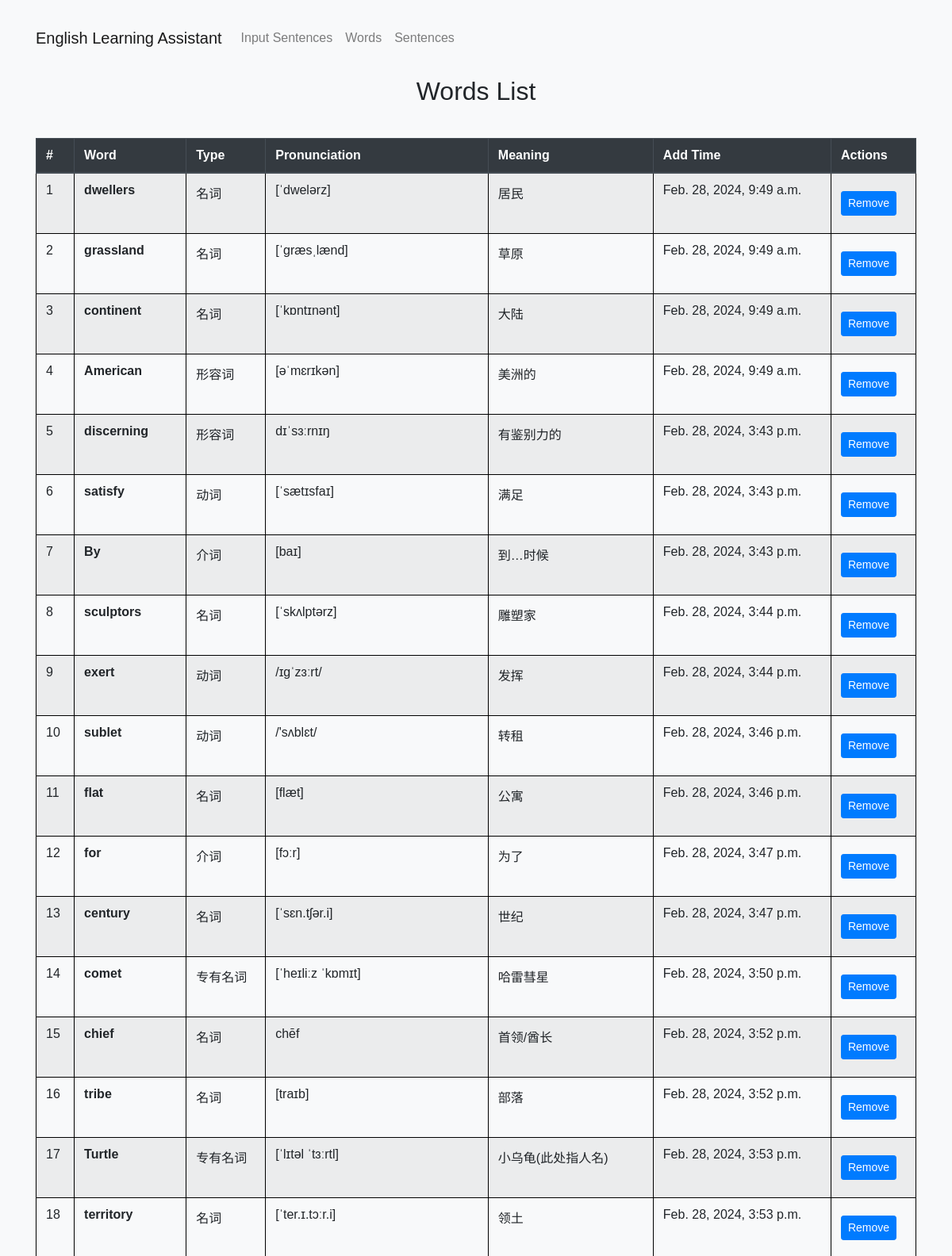
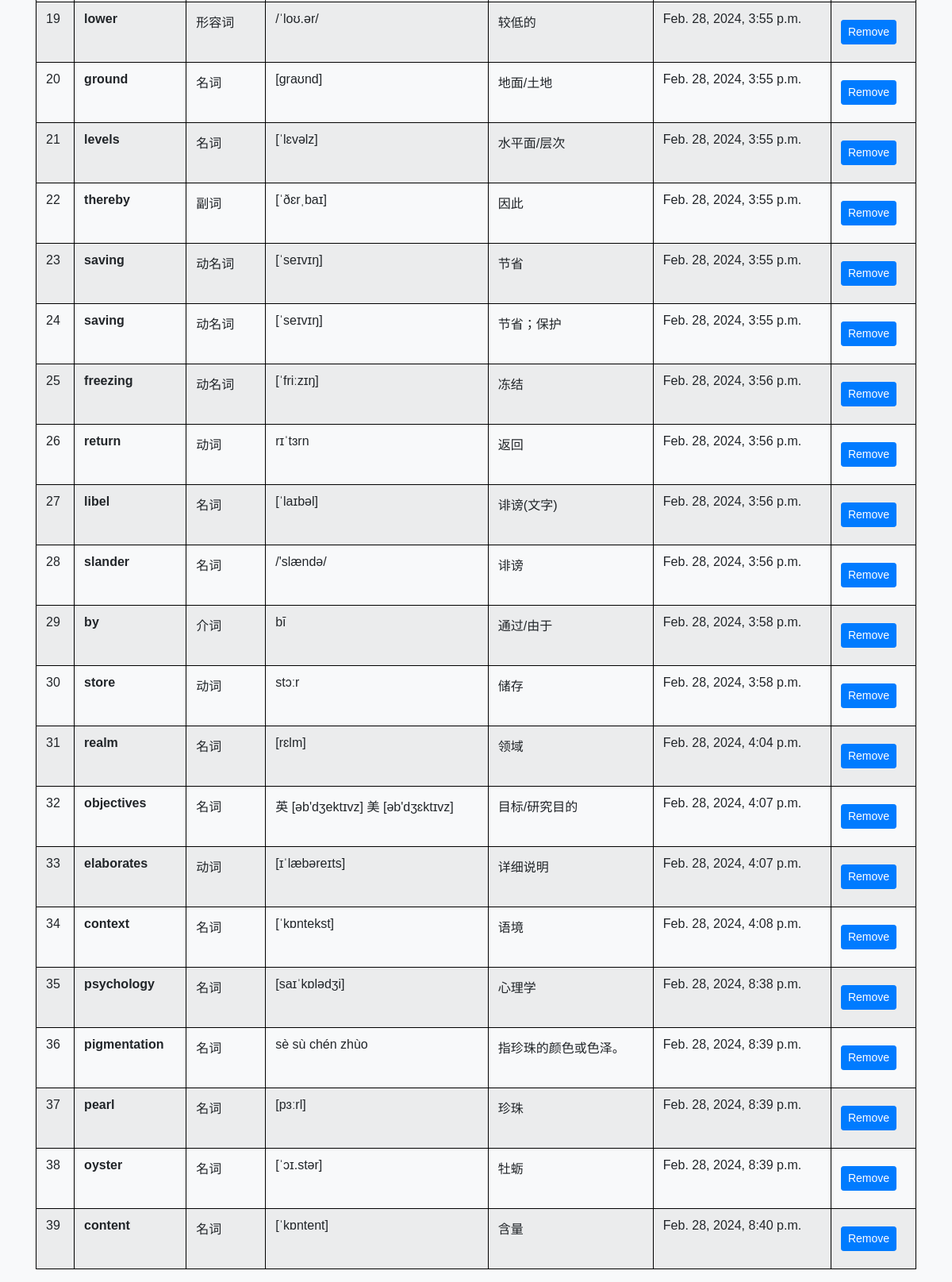
/polls/words/, run on the app's committed database (2 pictures, top to bottom).
### polls/models.py (models this page shows, shortened)
class Words(models.Model):
    word = models.CharField(max_length=200)
    pronunciation = models.CharField(max_length=200)
    type = models.CharField(max_length=200)
    mean = models.CharField(max_length=200)
    add_date = models.DateTimeField('date added',auto_now_add=True)
    sentence = models.ForeignKey(Sentence, on_delete=models.CASCADE, related_name='words')

### polls/views.py (the view)
# urls.py: path('words/', views.words_list, name='words'),
def words_list(request):
    words = Words.objects.all()
    return render(request, 'word_list.html', {'words': words})

### polls/templates/word_list.html (shortened to what this page needs)
<HTML>
    <!DOCTYPE html>
    <html lang="en">
    <head>
        <link href="https://cdn.bootcss.com/twitter-bootstrap/4.3.1/css/bootstrap.min.css" rel="stylesheet">
    </head>
    <body>
        <nav class="navbar navbar-expand-lg navbar-light bg-light">
            <div class="container">
                <a class="navbar-brand" href="#">English Learning Assistant</a>
                <div class="collapse navbar-collapse" id="navbarNav">
                    <ul class="navbar-nav">
                        <li class="nav-item">
                            <a class="nav-link" href="{% url 'polls:Input_Sentences' %}">Input Sentences</a>
                        </li>
                        <li class="nav-item">
                            <a class="nav-link" href="{% url 'polls:words' %}">Words</a>
                        </li>
                        <li class="nav-item">
                            <a class="nav-link" href="{% url 'polls:sentences' %}">Sentences</a>
                        </li>
                    </ul>
                </div>
            </div>
        </nav>
        <div class="container">
            <div class="row">
                <div class="col-md-12">
                    <h2>Words List</h2>
                    {% if words %}
                    <table class="table table-striped">
                        <thead  class="thead-dark">
                            <tr>
                                <th scope="col">#</th>
                                <th scope="col">Word</th>
                                <th scope="col">Type</th>
                                <th scope="col">Pronunciation</th>
                                <th scope="col">Meaning</th>
                                <th scope="col">Add Time</th>
                                <th scope="col">Actions</th>
                            </tr>
                        </thead>
                        <tbody>
                            {% for word in words %}
                            <tr>
                                <td>{{ forloop.counter }}</td>
                                <td><strong>{{ word.word }}</strong></td>
                                <td>{{ word.type }}</td>
                                <td>{{ word.pronunciation }}</td>
                                <td>{{ word.mean }}</td>
                                <td>{{ word.add_date }}</td>
                                <td>
                                    <form action="{% url 'polls:remove_word' word.id %}" method="post" class="d-inline">
                                        <button class="btn btn-primary btn-sm" type="submit">Remove</button>
                                    </form>
                                </td>
                            </tr>
                            {% endfor %}
                        </tbody>
                    </table>
                    {% else %}
                    <p class="text-center">No words available.</p>
                    {% endif %}
                </div>
            </div>
            </div>
</body>
</html>

### polls/templates/word_list.html (style rules this page uses)
body { background-color: #f8f9fa; font-family: Arial, sans-serif; }
.container { margin-top: 20px; }
h2 { text-align: center; margin-bottom: 40px; }
.btn { margin: 10px 0; }
.btn-primary { background-color: #007bff; border-color: #007bff; }
table { width: 100%; border-collapse: collapse; }
th, td { border: 1px solid black; padding: 8px; text-align: left; }
th { background-color: #f2f2f2; }

### data on the page
Words: word "dwellers", type "名词", pronunciation "[ˈdwelərz]", mean "居民", add_date "Feb. 28, 2024, 9:49 a.m."
Words: word "grassland", type "名词", pronunciation "[ˈɡræsˌlænd]", mean "草原", add_date "Feb. 28, 2024, 9:49 a.m."
Words: word "continent", type "名词", pronunciation "[ˈkɒntɪnənt]", mean "大陆", add_date "Feb. 28, 2024, 9:49 a.m."
Words: word "American", type "形容词", pronunciation "[əˈmɛrɪkən]", mean "美洲的", add_date "Feb. 28, 2024, 9:49 a.m."
Words: word "discerning", type "形容词", pronunciation "dɪˈsɜːrnɪŋ", mean "有鉴别力的", add_date "Feb. 28, 2024, 3:43 p.m."
Words: word "satisfy", type "动词", pronunciation "[ˈsætɪsfaɪ]", mean "满足", add_date "Feb. 28, 2024, 3:43 p.m."
Words: word "By", type "介词", pronunciation "[baɪ]", mean "到…时候", add_date "Feb. 28, 2024, 3:43 p.m."
Words: word "sculptors", type "名词", pronunciation "[ˈskʌlptərz]", mean "雕塑家", add_date "Feb. 28, 2024, 3:44 p.m."
Words: word "exert", type "动词", pronunciation "/ɪɡˈzɜːrt/", mean "发挥", add_date "Feb. 28, 2024, 3:44 p.m."
Words: word "sublet", type "动词", pronunciation "/'sʌblɛt/", mean "转租", add_date "Feb. 28, 2024, 3:46 p.m."
Words: word "flat", type "名词", pronunciation "[flæt]", mean "公寓", add_date "Feb. 28, 2024, 3:46 p.m."
Words: word "for", type "介词", pronunciation "[fɔːr]", mean "为了", add_date "Feb. 28, 2024, 3:47 p.m."
Words: word "century", type "名词", pronunciation "[ˈsɛn.tʃər.i]", mean "世纪", add_date "Feb. 28, 2024, 3:47 p.m."
Words: word "comet", type "专有名词", pronunciation "[ˈheɪliːz ˈkɒmɪt]", mean "哈雷彗星", add_date "Feb. 28, 2024, 3:50 p.m."
Words: word "chief", type "名词", pronunciation "chēf", mean "首领/酋长", add_date "Feb. 28, 2024, 3:52 p.m."
Words: word "tribe", type "名词", pronunciation "[traɪb]", mean "部落", add_date "Feb. 28, 2024, 3:52 p.m."
Words: word "Turtle", type "专有名词", pronunciation "[ˈlɪtəl ˈtɜːrtl]", mean "小乌龟(此处指人名)", add_date "Feb. 28, 2024, 3:53 p.m."
Words: word "territory", type "名词", pronunciation "[ˈter.ɪ.tɔːr.i]", mean "领土", add_date "Feb. 28, 2024, 3:53 p.m."
Words: word "lower", type "形容词", pronunciation "/ˈloʊ.ər/", mean "较低的", add_date "Feb. 28, 2024, 3:55 p.m."
Words: word "ground", type "名词", pronunciation "[ɡraʊnd]", mean "地面/土地", add_date "Feb. 28, 2024, 3:55 p.m."
Words: word "levels", type "名词", pronunciation "[ˈlɛvəlz]", mean "水平面/层次", add_date "Feb. 28, 2024, 3:55 p.m."
Words: word "thereby", type "副词", pronunciation "[ˈðɛrˌbaɪ]", mean "因此", add_date "Feb. 28, 2024, 3:55 p.m."
Words: word "saving", type "动名词", pronunciation "[ˈseɪvɪŋ]", mean "节省", add_date "Feb. 28, 2024, 3:55 p.m."
Words: word "saving", type "动名词", pronunciation "[ˈseɪvɪŋ]", mean "节省；保护", add_date "Feb. 28, 2024, 3:55 p.m."
Words: word "freezing", type "动名词", pronunciation "[ˈfriːzɪŋ]", mean "冻结", add_date "Feb. 28, 2024, 3:56 p.m."
Words: word "return", type "动词", pronunciation "rɪˈtɜrn", mean "返回", add_date "Feb. 28, 2024, 3:56 p.m."
Words: word "libel", type "名词", pronunciation "[ˈlaɪbəl]", mean "诽谤(文字)", add_date "Feb. 28, 2024, 3:56 p.m."
Words: word "slander", type "名词", pronunciation "/'slændə/", mean "诽谤", add_date "Feb. 28, 2024, 3:56 p.m."
Words: word "by", type "介词", pronunciation "bī", mean "通过/由于", add_date "Feb. 28, 2024, 3:58 p.m."
Words: word "store", type "动词", pronunciation "stɔːr", mean "储存", add_date "Feb. 28, 2024, 3:58 p.m."
Words: word "realm", type "名词", pronunciation "[rɛlm]", mean "领域", add_date "Feb. 28, 2024, 4:04 p.m."
Words: word "objectives", type "名词", pronunciation "英 [əb'dʒektɪvz] 美 [əb'dʒɛktɪvz]", mean "目标/研究目的", add_date "Feb. 28, 2024, 4:07 p.m."
Words: word "elaborates", type "动词", pronunciation "[ɪˈlæbəreɪts]", mean "详细说明", add_date "Feb. 28, 2024, 4:07 p.m."
Words: word "context", type "名词", pronunciation "[ˈkɒntekst]", mean "语境", add_date "Feb. 28, 2024, 4:08 p.m."
Words: word "psychology", type "名词", pronunciation "[saɪˈkɒlədʒi]", mean "心理学", add_date "Feb. 28, 2024, 8:38 p.m."
Words: word "pigmentation", type "名词", pronunciation "sè sù chén zhùo", mean "指珍珠的颜色或色泽。", add_date "Feb. 28, 2024, 8:39 p.m."
Words: word "pearl", type "名词", pronunciation "[pɜːrl]", mean "珍珠", add_date "Feb. 28, 2024, 8:39 p.m."
Words: word "oyster", type "名词", pronunciation "[ˈɔɪ.stər]", mean "牡蛎", add_date "Feb. 28, 2024, 8:39 p.m."
Words: word "content", type "名词", pronunciation "[ˈkɒntent]", mean "含量", add_date "Feb. 28, 2024, 8:40 p.m."
